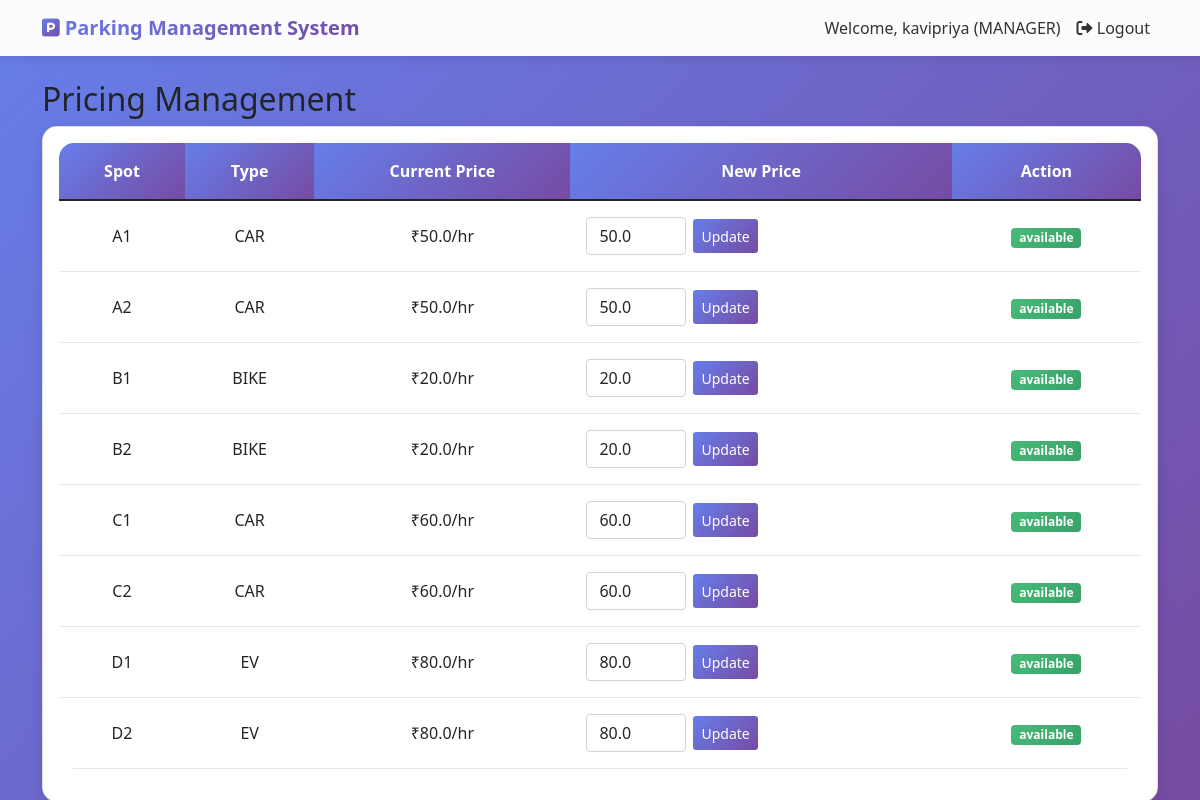
The app's page /manager/pricing (signed in) with its own data.
### models.py (models this page shows)
class User(UserMixin, db.Model):
    id = db.Column(db.Integer, primary_key=True)
    name = db.Column(db.String(100), nullable=False)
    email = db.Column(db.String(100), unique=True, nullable=False)
    phone = db.Column(db.String(15), nullable=False)
    password = db.Column(db.String(200), nullable=False)
    vehicle_number = db.Column(db.String(20), nullable=True)
    role = db.Column(db.String(30), default='user')
    created_at = db.Column(db.DateTime, default=datetime.utcnow)
    bookings = db.relationship('Booking', backref='user', lazy=True)
    manager_application = db.relationship('ManagerApplication', backref='user', uselist=False)

class ParkingSpot(db.Model):
    id = db.Column(db.Integer, primary_key=True)
    spot_number = db.Column(db.String(10), unique=True, nullable=False)
    spot_type = db.Column(db.String(20), nullable=False)
    price_per_hour = db.Column(db.Float, nullable=False)
    status = db.Column(db.String(20), default='available')
    bookings = db.relationship('Booking', backref='parking_spot', lazy=True)

### app.py (the view)
@app.route('/manager/pricing')
@login_required
def manager_pricing():
    if current_user.role != 'manager':
        flash('Access denied!', 'danger')
        return redirect(url_for('user_dashboard'))
    spots = ParkingSpot.query.all()
    return render_template('manager/pricing.html', spots=spots)

### app.py (called while the page is built)
@login_manager.user_loader
def load_user(user_id):
    return User.query.get(int(user_id))

@app.context_processor
def utility_processor():
    return {'now': datetime.now}

### templates/manager/pricing.html (shortened to what this page needs)
{% extends "base.html" %}
{% block content %}
<h2>Pricing Management</h2>
<div class="card">
    <div class="card-body">
        <table class="table">
            <thead>
                <tr><th>Spot</th><th>Type</th><th>Current Price</th><th>New Price</th><th>Action</th></tr>
            </thead>
            <tbody>
                {% for spot in spots %}
                <tr>
                    <td>{{ spot.spot_number }}</td>
                    <td>{{ spot.spot_type|upper }}</td>
                    <td>₹{{ spot.price_per_hour }}/hr</td>
                    <td>
                        <form method="POST" action="{{ url_for('update_price') }}" style="display: flex; gap: 5px;">
                            <input type="number" name="price_per_hour" step="5" class="form-control" style="width: 100px;" value="{{ spot.price_per_hour }}">
                            <button type="submit" class="btn btn-primary btn-sm">Update</button>
                        </form>
                    </td>
                    <td><span class="badge bg-{{ 'success' if spot.status == 'available' else 'danger' }}">{{ spot.status }}</span></td>
                </tr>
                {% endfor %}
            </tbody>
        </table>
    </div>
</div>
{% endblock %}

### templates/base.html (shortened to what this page needs)
<!DOCTYPE html>
<html lang="en">
<head>
    <link rel="stylesheet" href="{{ url_for('static', filename='css/style.css') }}">
    <link rel="stylesheet" href="https://cdnjs.cloudflare.com/ajax/libs/font-awesome/6.0.0/css/all.min.css">   <link href="https://cdn.jsdelivr.net/npm/bootstrap@5.1.3/dist/css/bootstrap.min.css" rel="stylesheet">
    <link rel="stylesheet" href="https://cdnjs.cloudflare.com/ajax/libs/font-awesome/6.0.0/css/all.min.css">
</head>
<body>
    <nav class="navbar navbar-expand-lg navbar-light">
        <div class="container">
            <a class="navbar-brand" href="/">
                <i class="fas fa-parking"></i> Parking Management System
            </a>
            <div class="collapse navbar-collapse" id="navbarNav">
                <ul class="navbar-nav ms-auto">
                    {% if current_user.is_authenticated %}
                        <li class="nav-item">
                            <span class="nav-link">Welcome, {{ current_user.name }} ({{ current_user.role|upper }})</span>
                        </li>
                        <li class="nav-item">
                            <a class="nav-link" href="{{ url_for('logout') }}">
                                <i class="fas fa-sign-out-alt"></i> Logout
                            </a>
                        </li>
                    {% endif %}
                </ul>
            </div>
        </div>
    </nav>
    <div class="container mt-4">
        {% block content %}{% endblock %}
    </div>
</body>
</html>

### static/css/style.css (style rules this page uses)
* { margin: 0; padding: 0; box-sizing: border-box; }
body { font-family: 'Poppins', 'Segoe UI', Tahoma, Geneva, Verdana, sans-serif; background: linear-gradient(135deg, #667eea 0%, #764ba2 100%); min-height: 100vh; overflow-x: hidden; }
.navbar { background: rgba(255, 255, 255, 0.98) !important; box-shadow: 0 2px 20px rgba(0, 0, 0, 0.1); backdrop-filter: blur(10px); padding: 1rem 0; }
.navbar-brand { font-size: 1.5rem; font-weight: bold; background: linear-gradient(135deg, #667eea 0%, #764ba2 100%); -webkit-background-clip: text; background-clip: text; color: transparent !important; transition: all 0.3s ease; }
.navbar-brand i { background: linear-gradient(135deg, #667eea 0%, #764ba2 100%); -webkit-background-clip: text; background-clip: text; color: transparent; }
.nav-link { color: #333 !important; font-weight: 500; transition: all 0.3s ease; position: relative; }
.nav-link::after { content: ''; position: absolute; width: 0; height: 2px; background: linear-gradient(135deg, #667eea 0%, #764ba2 100%); bottom: 0; left: 50%; transition: all 0.3s ease; }
.card { border: none; border-radius: 20px; box-shadow: 0 10px 40px rgba(0, 0, 0, 0.1); transition: all 0.3s ease; overflow: hidden; background: white; }
.card-body { padding: 1.5rem; }
.btn { border-radius: 50px; padding: 0.6rem 1.5rem; font-weight: 600; transition: all 0.3s ease; position: relative; overflow: hidden; }
.btn::before { content: ''; position: absolute; top: 50%; left: 50%; width: 0; height: 0; border-radius: 50%; background: rgba(255, 255, 255, 0.3); transform: translate(-50%, -50%); transition: width 0.6s, height 0.6s; }
.btn-primary { background: linear-gradient(135deg, #667eea 0%, #764ba2 100%); border: none; color: white; }
.form-control, .form-select { border-radius: 10px; border: 2px solid #e2e8f0; padding: 0.7rem 1rem; transition: all 0.3s ease; font-size: 0.95rem; }
.table { border-radius: 15px; overflow: hidden; }
.table thead th { background: linear-gradient(135deg, #667eea 0%, #764ba2 100%); color: white; font-weight: 600; border: none; padding: 1rem; }
.table tbody tr { transition: all 0.3s ease; }
.table tbody td { padding: 1rem; vertical-align: middle; border-bottom: 1px solid #e2e8f0; }
.badge { padding: 0.5rem 1rem; border-radius: 50px; font-weight: 600; font-size: 0.75rem; }
.badge.bg-success { background: linear-gradient(135deg, #48bb78 0%, #38a169 100%); }
.card, .dashboard-card, .alert { animation: fadeIn 0.6s ease; }
.table th, .table td { vertical-align:middle; text-align:center; }
.btn-sm { margin:2px; }
.card { box-shadow:0 2px 10px rgba(0,0,0,0.1); }

### templates/base.html (style rules this page uses)
body { background: linear-gradient(135deg, #667eea 0%, #764ba2 100%); min-height: 100vh; }
.navbar { background: rgba(255,255,255,0.95); box-shadow: 0 2px 10px rgba(0,0,0,0.1); }
.card { border-radius: 15px; box-shadow: 0 5px 15px rgba(0,0,0,0.1); transition: transform 0.3s; }
.btn-primary { background: linear-gradient(135deg, #667eea 0%, #764ba2 100%); border: none; }

### records on screen
User: name "kavipriya", role "MANAGER"
ParkingSpot: spot_number "A1", spot_type "CAR", price_per_hour "50.0", status "available"
ParkingSpot: spot_number "A2", spot_type "CAR", price_per_hour "50.0", status "available"
ParkingSpot: spot_number "B1", spot_type "BIKE", price_per_hour "20.0", status "available"
ParkingSpot: spot_number "B2", spot_type "BIKE", price_per_hour "20.0", status "available"
ParkingSpot: spot_number "C1", spot_type "CAR", price_per_hour "60.0", status "available"
ParkingSpot: spot_number "C2", spot_type "CAR", price_per_hour "60.0", status "available"
ParkingSpot: spot_number "D1", spot_type "EV", price_per_hour "80.0", status "available"
ParkingSpot: spot_number "D2", spot_type "EV", price_per_hour "80.0", status "available"
